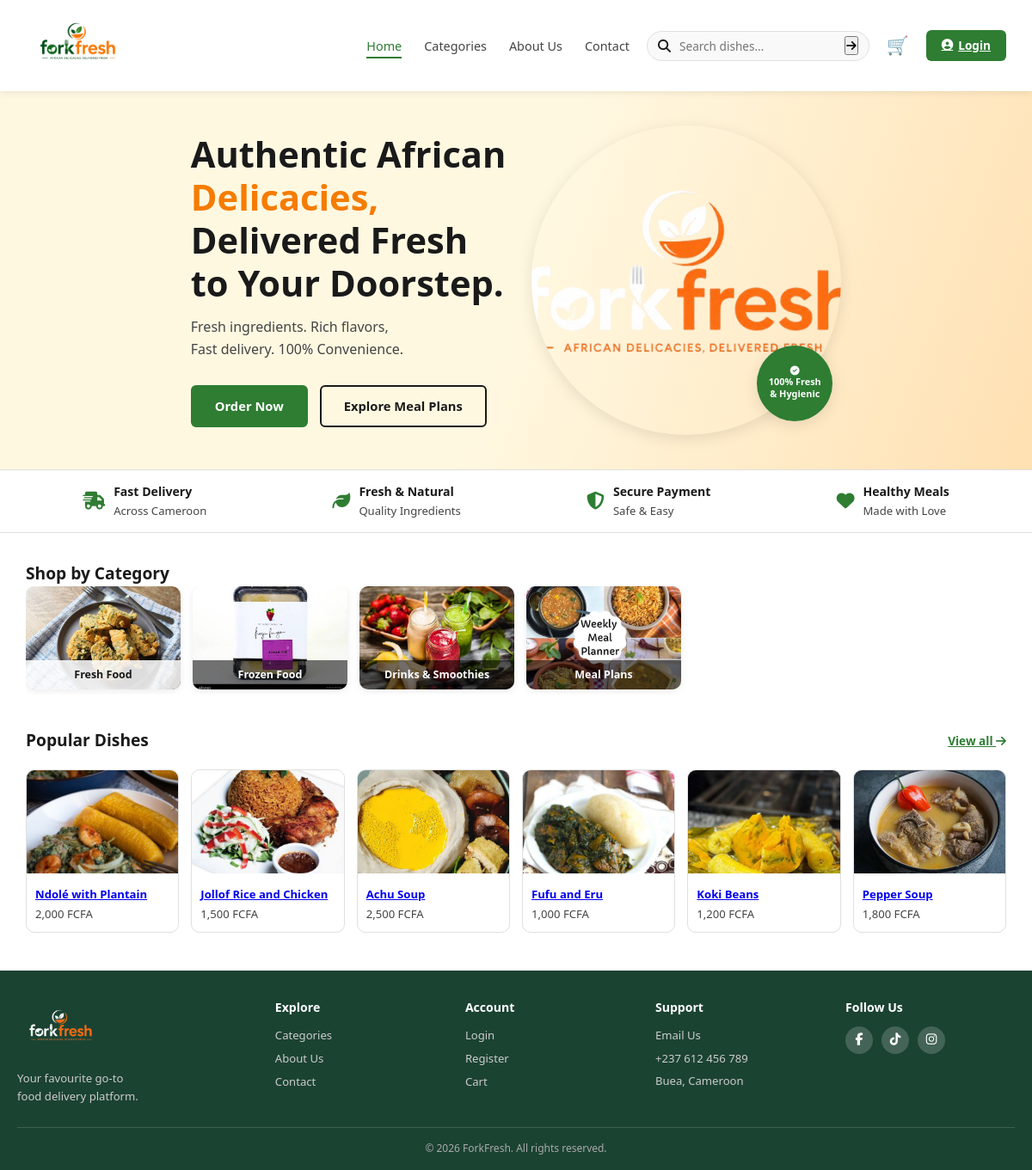
The page / on the database its author committed.
### tables this page shows
CREATE TABLE IF NOT EXISTS hero_settings (
    id        INT UNSIGNED AUTO_INCREMENT PRIMARY KEY,
    image_url VARCHAR(255) NOT NULL,
    alt_text  VARCHAR(255) DEFAULT 'Hero image',
    updated_at TIMESTAMP   NOT NULL DEFAULT CURRENT_TIMESTAMP ON UPDATE CURRENT_TIMESTAMP
);

CREATE TABLE IF NOT EXISTS categories (
    id         INT UNSIGNED AUTO_INCREMENT PRIMARY KEY,
    name       VARCHAR(100) NOT NULL,
    slug       VARCHAR(100) NOT NULL UNIQUE,
    image_url  VARCHAR(255) DEFAULT NULL,
    sort_order INT UNSIGNED NOT NULL DEFAULT 0,
    is_active  TINYINT(1)   NOT NULL DEFAULT 1
);

CREATE TABLE IF NOT EXISTS products (
    id           INT UNSIGNED AUTO_INCREMENT PRIMARY KEY,
    category_id  INT UNSIGNED NOT NULL,
    name         VARCHAR(150) NOT NULL,
    slug         VARCHAR(150) NOT NULL UNIQUE,
    description  TEXT         DEFAULT NULL,
    price        DECIMAL(10,2) NOT NULL DEFAULT 0.00,
    image_url    VARCHAR(255) DEFAULT NULL,
    image        VARCHAR(255) DEFAULT NULL,    
    is_featured  TINYINT(1)   NOT NULL DEFAULT 0,
    is_popular   TINYINT(1)   NOT NULL DEFAULT 0,
    is_available TINYINT(1)   NOT NULL DEFAULT 1,
    is_active    TINYINT(1)   NOT NULL DEFAULT 1,
    created_at   TIMESTAMP    NOT NULL DEFAULT CURRENT_TIMESTAMP,
    FOREIGN KEY (category_id) REFERENCES categories(id) ON DELETE CASCADE,
    INDEX idx_category  (category_id),
    INDEX idx_featured  (is_featured),
    INDEX idx_available (is_available)
);

### config/db.php (called while the page is built, shortened)
<?php
function e(string $v): string
{
    return htmlspecialchars($v, ENT_QUOTES | ENT_SUBSTITUTE, 'UTF-8');
}
function formatPrice(float $price): string
{
    return number_format($price, 0, '.', ',') . ' FCFA';
}

### index.php (the view, shortened to what this page needs)
<?php
require_once __DIR__ . '/includes/db.php';
$hero = $pdo->query("SELECT image_url FROM hero_settings ORDER BY id DESC LIMIT 1")->fetch();
$heroImg = $hero ? $hero['image_url'] : 'assets/images/IMG_8063.PNG';
$categories = $pdo->query("SELECT id, name, slug, image_url FROM categories WHERE is_active=1 ORDER BY sort_order ASC")->fetchAll();
$products = $pdo->query("
    SELECT p.id, p.name, p.slug, p.price, p.image_url, c.name AS cat_name
    FROM   products p
    JOIN   categories c ON c.id = p.category_id
    WHERE  p.is_featured = 1 AND p.is_available = 1
    ORDER  BY p.id ASC LIMIT 6
")->fetchAll();
require_once 'includes/header.php';
?>
<section class="hero" aria-label="Hero banner">
  <div class="container">
    <div class="hero-text">
      <h1>Authentic African<br><span class="highlight">Delicacies,</span><br>Delivered Fresh<br>to Your Doorstep.</h1>
      <p class="sub">Fresh ingredients. Rich flavors,<br>Fast delivery. 100% Convenience.</p>
      <div class="hero-actions">
        <a href="categories.php" class="btn btn-green">Order Now</a>
        <a href="about.php" class="btn btn-outline">Explore Meal Plans</a>
      </div>
    </div>
    <div class="hero-visual">
      <img class="hero-main-img"
           src="<?= e($heroImg) ?>"
           alt="Authentic African dish"
           onerror="this.src='https://placehold.co/360x360/2e7d32/fff?text=ForkFresh'">
      <div class="hero-badge" aria-label="100% Fresh and Hygienic">
        <i class="fa fa-check-circle" aria-hidden="true"></i>
        100% Fresh<br>&amp; Hygienic
      </div>
    </div>
  </div>
</section>
<section class="trust-bar" aria-label="Trust features">
  <div class="container">
    <div class="trust-item"><i class="fa fa-truck-fast"></i><div><strong>Fast Delivery</strong> Across Cameroon</div></div>
    <div class="trust-item"><i class="fa fa-leaf"></i><div><strong>Fresh &amp; Natural</strong> Quality Ingredients</div></div>
    <div class="trust-item"><i class="fa fa-shield-halved"></i><div><strong>Secure Payment</strong> Safe &amp; Easy</div></div>
    <div class="trust-item"><i class="fa fa-heart"></i><div><strong>Healthy Meals</strong> Made with Love</div></div>
  </div>
</section>
<section class="categories-section">
  <div class="container">
    <h2 class="section-title">Shop by Category</h2>
    <?php if ($categories): ?>
    <div class="cat-grid" role="list" aria-label="Food categories">
      <?php foreach ($categories as $cat): ?>
      <a href="categories.php?slug=<?= urlencode($cat['slug']) ?>" class="cat-card" role="listitem" aria-label="<?= e($cat['name']) ?>">
        <img src="<?= e($cat['image_url']) ?>" alt="<?= e($cat['name']) ?>" loading="lazy"
             onerror="this.src='https://placehold.co/180x120/2e7d32/fff?text=<?= urlencode($cat['name']) ?>'">
        <span class="cat-label"><?= e($cat['name']) ?></span>
      </a>
      <?php endforeach; ?>
    </div>
    <?php else: ?>
    <p style="color:#777;">No categories found.</p>
    <?php endif; ?>
  </div>
</section>
<section class="products-section" id="popular-dishes">
  <div class="container">
    <div class="section-header">
      <h2 class="section-title">Popular Dishes</h2>
      <a href="categories.php" class="view-all">View all <i class="fa fa-arrow-right"></i></a>
    </div>
    <?php if ($products): ?>
    <div class="product-grid" role="list" aria-label="Popular dishes">
      <?php foreach ($products as $prod): ?>
      <article class="product-card" role="listitem">
        <a href="categories.php?slug=<?= urlencode($prod['slug'] ?? '') ?>" tabindex="-1" aria-hidden="true">
          <img src="<?= e($prod['image_url'] ?? '') ?>" alt="<?= e($prod['name']) ?>" loading="lazy"
               onerror="this.src='https://placehold.co/200x120/f57c00/fff?text=<?= urlencode($prod['name']) ?>'">
        </a>
        <div class="product-body">
          <p class="product-name"><a href="categories.php"><?= e($prod['name']) ?></a></p>
          <p class="product-price"><?= formatPrice((float)$prod['price']) ?></p>
        </div>
      </article>
      <?php endforeach; ?>
    </div>
    <?php else: ?>
    <p style="color:#777;">No featured products found.</p>
    <?php endif; ?>
  </div>
</section>
<?php require_once 'includes/footer.php'; ?>

### includes/header.php (shortened to what this page needs)
<?php
$currentPage = basename($_SERVER['PHP_SELF'], '.php');
$cartCount   = 0;
?>
<!DOCTYPE html>
<html lang="en">
<head>
  <link rel="stylesheet" href="<?= BASE_URL ?>assets/css/style.css">
  <link rel="stylesheet" href="https://cdnjs.cloudflare.com/ajax/libs/font-awesome/6.5.0/css/all.min.css">
</head>
<body>
<header class="site-header">
  <div class="container header-inner">
    <div class="logo">
      <a href="<?= BASE_URL ?>index.php">
        <img src="<?= BASE_URL ?>assets/images/IMG_8023.PNG" alt="ForkFresh" onerror="this.outerHTML='<span style=\'font-weight:900;font-size:1.3rem;color:#2e7d32\'>fork<span style=\'color:#f57c00\'>fresh</span></span>'">
      </a>
    </div>
    <nav class="main-nav" id="mainNav" aria-label="Primary navigation">
      <ul>
        <li><a href="<?= BASE_URL ?>index.php"      class="<?= $currentPage==='index'      ? 'active':'' ?>">Home</a></li>
        <li><a href="<?= BASE_URL ?>categories.php" class="<?= $currentPage==='categories' ? 'active':'' ?>">Categories</a></li>
        <li><a href="<?= BASE_URL ?>about.php"      class="<?= $currentPage==='about'      ? 'active':'' ?>">About Us</a></li>
        <li><a href="<?= BASE_URL ?>contact.php"    class="<?= $currentPage==='contact'    ? 'active':'' ?>">Contact</a></li>
      </ul>
    </nav>
    <form class="header-search" action="<?= BASE_URL ?>categories.php" method="GET" role="search">
      <i class="fa fa-magnifying-glass" aria-hidden="true"></i>
      <input type="search" name="q" placeholder="Search dishes…" value="<?= e($_GET['q'] ?? '') ?>" aria-label="Search">
      <button type="submit" aria-label="Search"><i class="fa fa-arrow-right"></i></button>
    </form>
    <a href="<?= BASE_URL ?>customer/cart.php" class="cart-btn" title="Cart" aria-label="Cart">
      🛒<?php if ($cartCount > 0): ?><span class="cart-badge"><?= $cartCount ?></span><?php endif; ?>
    </a>
    <?php if (!empty($_SESSION['user_id'])): ?>
      <a href="<?= BASE_URL ?>customer/dashboard.php" class="login-btn">
        <i class="fa fa-user-circle"></i> <?= e(explode(' ', $_SESSION['user_name'])[0]) ?>
      </a>
    <?php else: ?>
      <a href="<?= BASE_URL ?>login.php" class="login-btn">
        <i class="fa fa-user-circle"></i> Login
      </a>
    <?php endif; ?>
  </div>
</header>

### includes/footer.php (shortened to what this page needs)
<footer class="site-footer-pub">
  <div class="footer-pub-inner">
    <div class="footer-pub-brand">
      <img src="<?= BASE_URL ?>assets/images/IMG_8063.PNG" alt="ForkFresh"
           onerror="this.outerHTML='<span style=\'font-weight:900;font-size:1.1rem;color:#fff\'>fork<span style=\'color:#f57c00\'>fresh</span></span>'">
      <p>Your favourite go-to<br>food delivery platform.</p>
    </div>
    <div class="footer-pub-col">
      <h4>Explore</h4>
      <a href="<?= BASE_URL ?>categories.php">Categories</a>
      <a href="<?= BASE_URL ?>about.php">About Us</a>
      <a href="<?= BASE_URL ?>contact.php">Contact</a>
    </div>
    <div class="footer-pub-col">
      <h4>Account</h4>
      <a href="<?= BASE_URL ?>login.php">Login</a>
      <a href="<?= BASE_URL ?>register.php">Register</a>
      <a href="<?= BASE_URL ?>customer/cart.php">Cart</a>
    </div>
    <div class="footer-pub-col">
      <h4>Support</h4>
      <a href="<?= BASE_URL ?>contact.php">Email Us</a>
      <p style="color:#ccc;font-size:.82rem;">+237 612 456 789</p>
      <p style="color:#ccc;font-size:.82rem;">Buea, Cameroon</p>
    </div>
    <div class="footer-pub-col">
      <h4>Follow Us</h4>
      <div class="footer-social-row">
        <a href="#" aria-label="Facebook"><i class="fab fa-facebook-f"></i></a>
        <a href="#" aria-label="TikTok"><i class="fab fa-tiktok"></i></a>
        <a href="#" aria-label="Instagram"><i class="fab fa-instagram"></i></a>
      </div>
    </div>
  </div>
  <p class="footer-pub-copy">&copy; <?= date('Y') ?> ForkFresh. All rights reserved.</p>
</footer>
</body>
</html>

### rows shown on the page
hero_settings: image_url (picture)
categories: image_url (picture), name "Fresh Food"
categories: image_url (picture), name "Frozen Food"
categories: image_url (picture), name "Drinks & Smoothies"
categories: image_url (picture), name "Meal Plans"
products: image_url (picture), name "Ndolé with Plantain", price "2,000 FCFA"
products: image_url (picture), name "Jollof Rice and Chicken", price "1,500 FCFA"
products: image_url (picture), name "Achu Soup", price "2,500 FCFA"
products: image_url (picture), name "Fufu and Eru", price "1,000 FCFA"
products: image_url (picture), name "Koki Beans", price "1,200 FCFA"
products: image_url (picture), name "Pepper Soup", price "1,800 FCFA"
